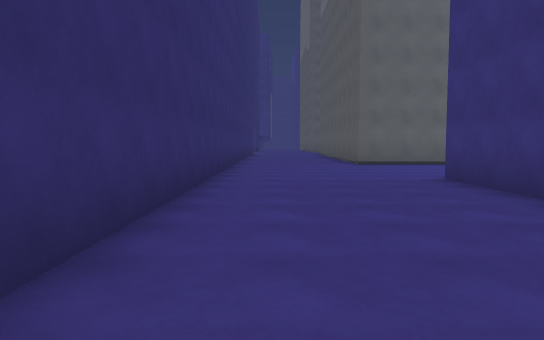
View 1 (above)

24 first-person views from a walk through a Unity game level. The camera is 1.4 m above the floor, tilts 4° down and sees 70° across. The floor is counted in squares, 2 m on a side. Each view is taken from the middle of a square. On the plan, view 1 faces up. The plan holds only what a view shows up to about 11 squares ahead; the rest is blank. The place goes on beyond the plan. The player character is not drawn.

View 2
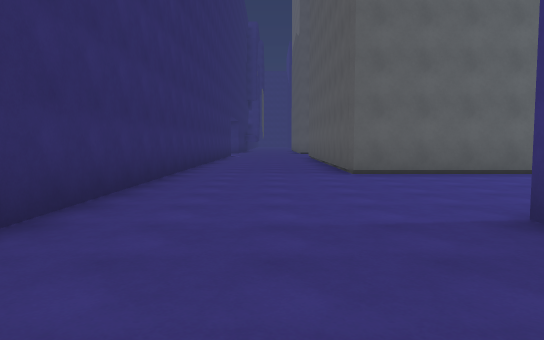

View 3
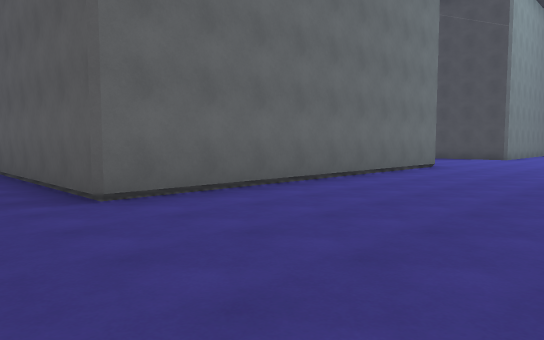

View 4
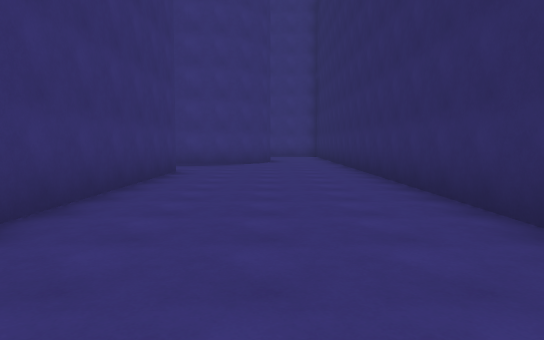

View 5
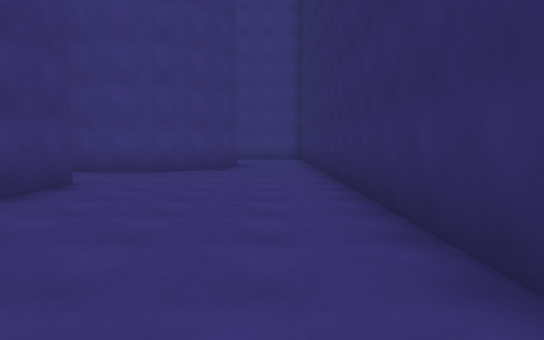

View 6
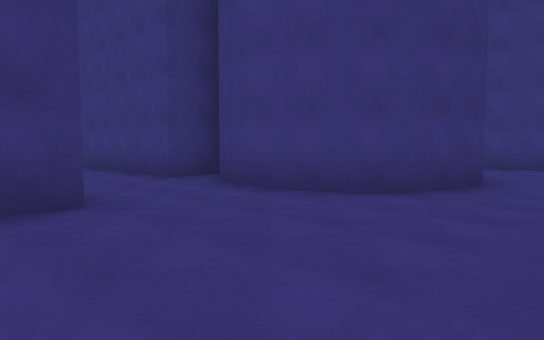

View 7
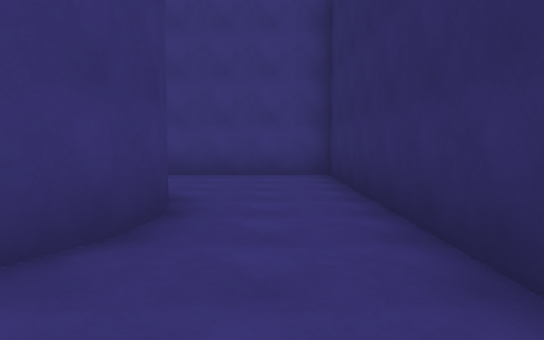

View 8
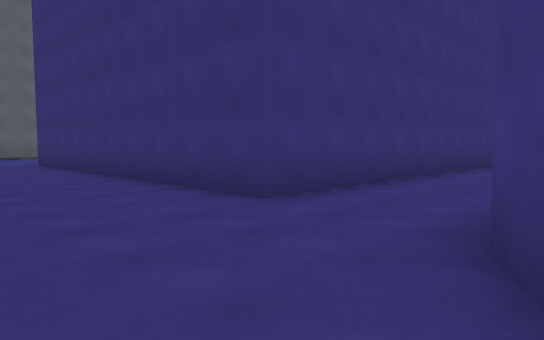

View 9
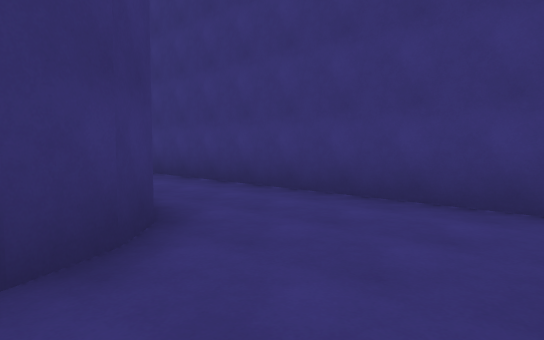

View 10
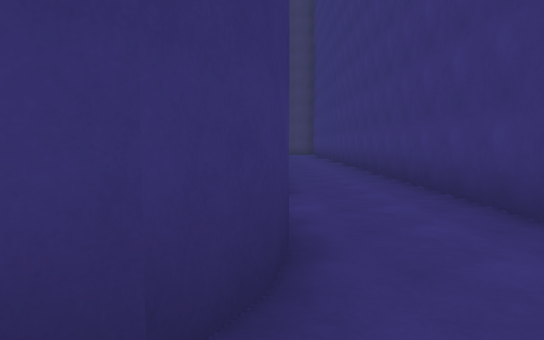

View 11
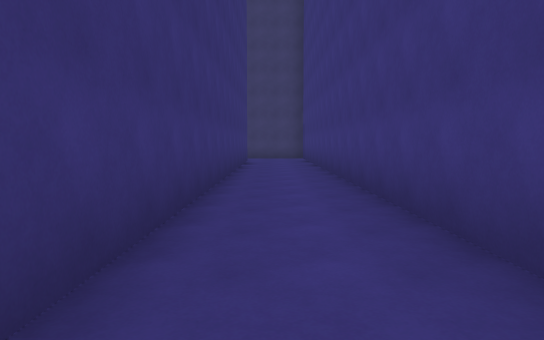

View 12
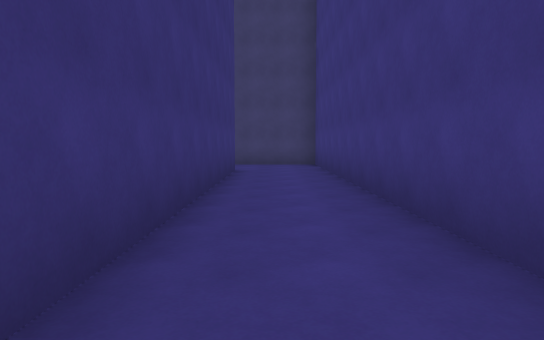

View 13
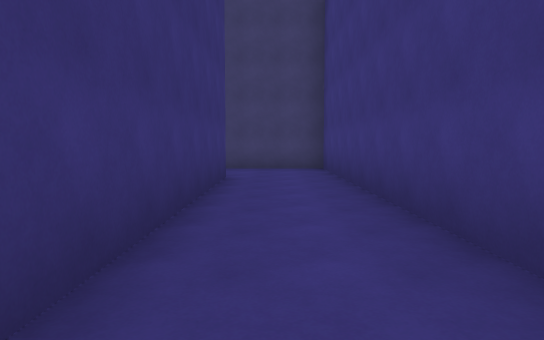

View 14
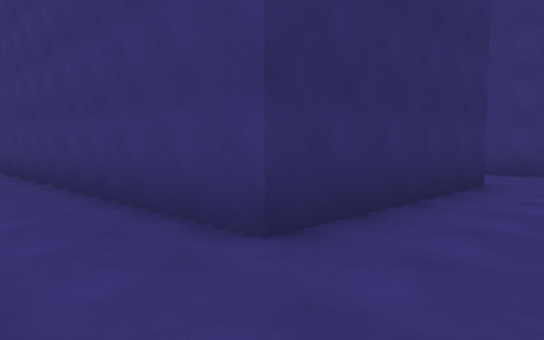

View 15
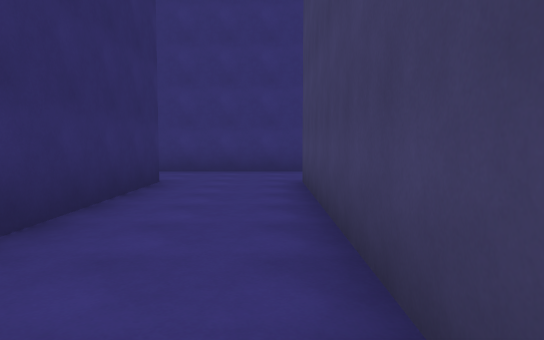

View 16
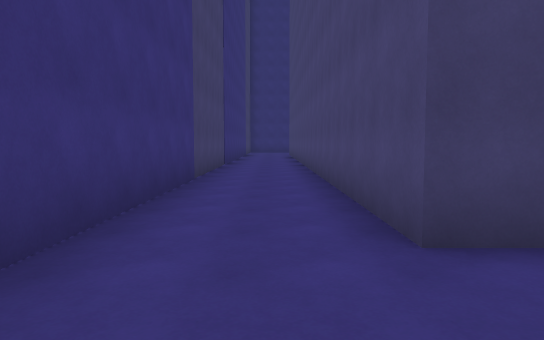

View 17
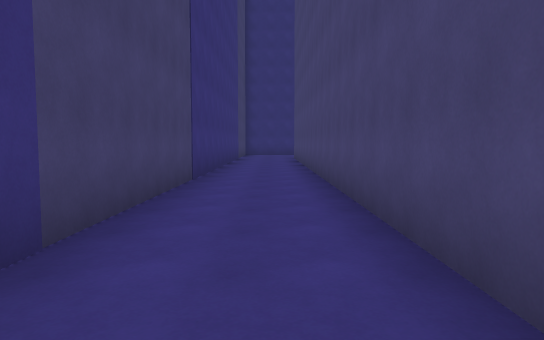

View 18
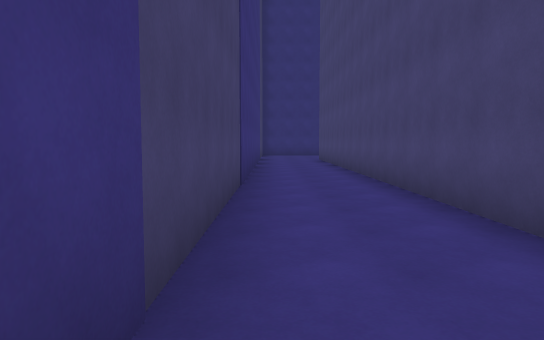

View 19
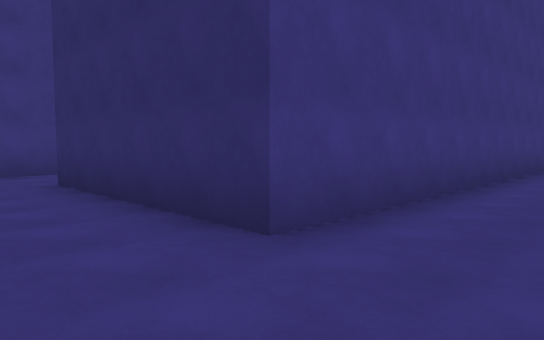

View 20
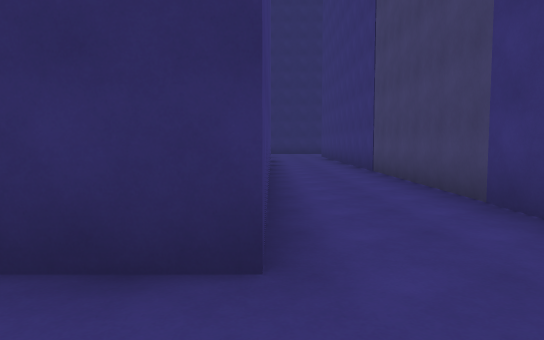

View 21
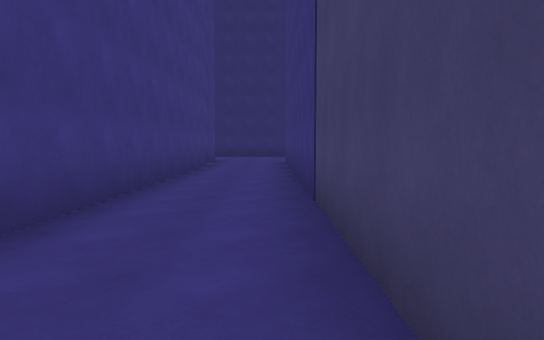

View 22
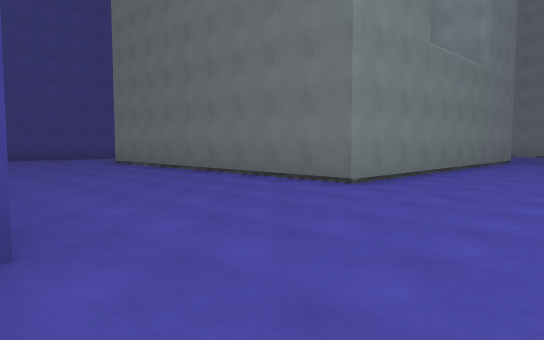

View 23
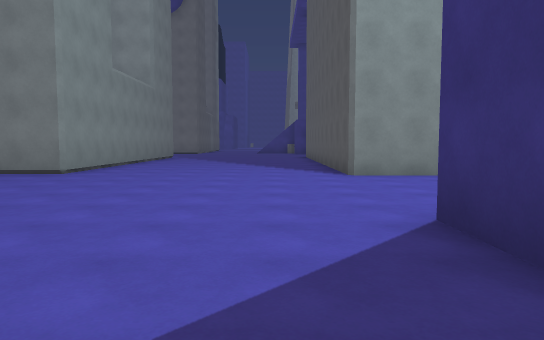

View 24
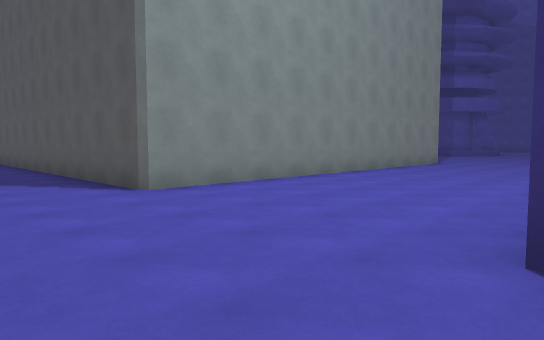

### Floor plan
Key: @ floor where view 1 was taken; # wall or solid block; . floor; O other object.
Columns run from 2 left of view 1 to 38 right of it. Each row starts with its distance up from view 1.
 16     .O        O..   .O
 15 #....O        O......O
 14 #....O        O......O
 13 #....OOOOOOOOOO......OOOOOOOOO
 12 #............................
 11 #.............................
 10 #.............................
  9 #.............................
  8 #......    ...............
  7 #.....#        #.....#
  6 #.....#          ....#
  5 #.....#           ...
  4 #.....#            .
  3 #.....#
  2 #.....#
  1 #.....#
  0 #.@...#
 -1 #.....#
 -2 #.....###################################
 -3 #........................................
 -4 #........................................
 -5 #.......################..###############
 -6 #...#####              #..#
 -7 #...#                  #..#
 -8 #...#                  #..#
 -9 #...##                 #..#
-10 #....##. ###############..#
-11 #.........................#
-12 #.........................#
-13 ###########################

Where each view was taken, in squares from view 1:
view 1: 0 up, 0 right, facing up
view 2: 4 up, 1 right, facing up
view 3: 8 up, 1 right, facing up-right
view 4: 7 up, 1 right, facing down
view 5: 4 up, 0 right, facing down
view 6: 1 down, 1 left, facing down-right
view 7: 4 down, 0 right, facing down
view 8: 6 down, 0 right, facing up-right
view 9: 8 down, 1 left, facing down-right
view 10: 10 down, 1 right, facing right
view 11: 11 down, 6 right, facing right
view 12: 11 down, 11 right, facing right
view 13: 11 down, 13 right, facing right
view 14: 12 down, 23 right, facing up-left
view 15: 12 down, 23 right, facing up
view 16: 4 down, 21 right, facing right
view 17: 4 down, 26 right, facing right
view 18: 3 down, 27 right, facing right
view 19: 3 down, 23 right, facing down-left
view 20: 5 down, 23 right, facing left
view 21: 3 down, 18 right, facing left
view 22: 7 up, 16 right, facing up-left
view 23: 4 up, 17 right, facing up
view 24: 7 up, 16 right, facing up-right
